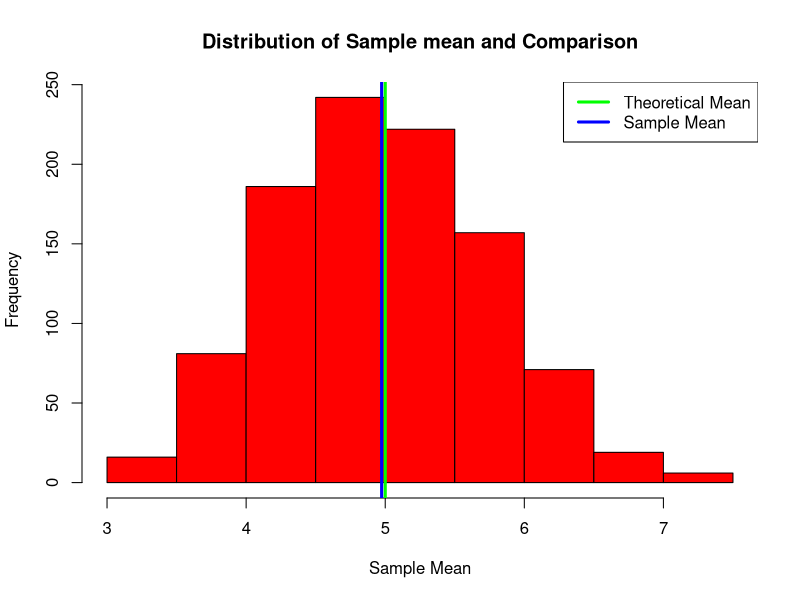
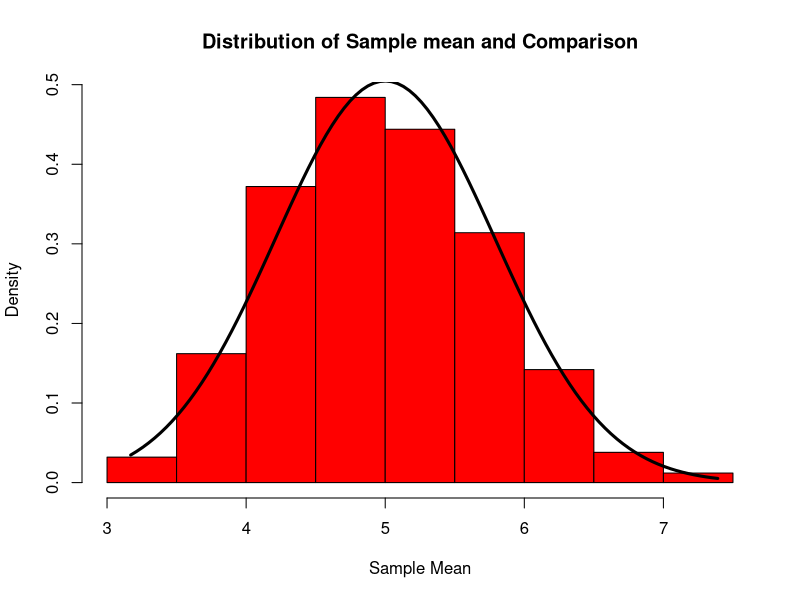
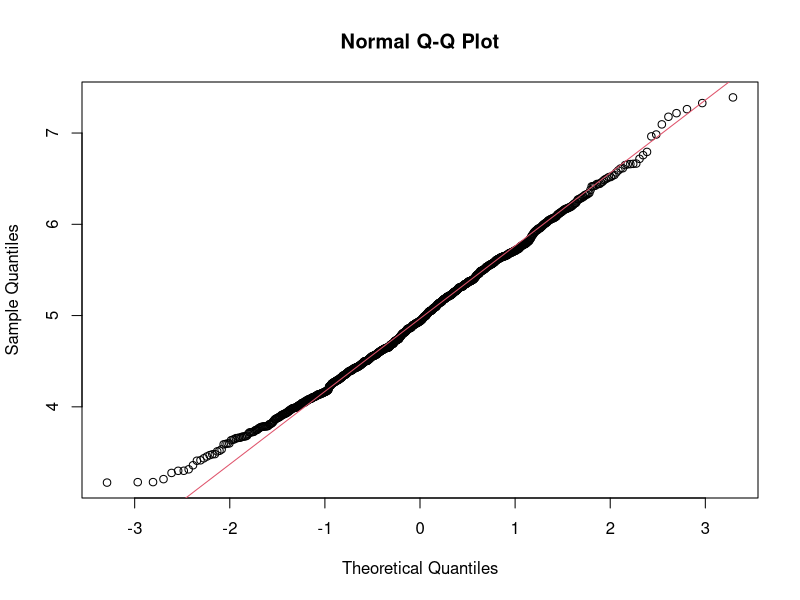

Reproduce these figures in R, in order.
## ---- chunk 1
knitr::opts_chunk$set(echo = TRUE)
## ---- chunk 2
library("ggplot2")
## ---- chunk 3
set.seed(1234)
#Sample size
n<-40
simulations<-1000
lambda<-0.2

## ---- chunk 4

mns<-NULL
for (i in 1 : simulations){ mns <- c(mns, mean(rexp(n,lambda)))} 

## ---- chunk 5
#Theoretical Mean
m1<-1/lambda
print(paste("Theoretical Mean: ",round(m1,2)))
#Sample Sample Mean
m2<-mean(mns[])
print(paste("Sample Mean: ",round(m2,2)))

## ---- chunk 6
hist(mns,xlab = "Sample Mean", main="Distribution of Sample mean and Comparison",col="red")
abline(v=m1,col="green",lwd=3)
abline(v=m2,col="blue",lwd=3)
legend("topright", legend = c("Theoretical Mean", "Sample Mean"), col = c("green", "blue"), lwd = 3)
## ---- chunk 7
# Sample
Sample_sd<-sd(mns)
print(paste("Sample Standard Deviation: ",round(Sample_sd,3)))
# Theoretical 
Theo_sd<-m1/sqrt(n)
print(paste("Theoretical Standard Deviation: ", round(Theo_sd,3)))
## ---- chunk 8
# Sample
Sample_var<-Sample_sd^2
print(paste("Sample Variance: ",round(Sample_var,3)))
# Theoretical
Theo_var<-Theo_sd^2
print(paste("Theoretical Variance: ",round(Theo_var,3)))
## ---- chunk 9
hist(mns,prob=T,xlab = "Sample Mean", main="Distribution of Sample mean and Comparison",col="red")
xfit=seq(min(mns),max(mns),length=100)
yfit=dnorm(xfit,mean=m1,sd=Theo_sd)
lines(xfit, yfit,lwd=3,col="black")
## ---- chunk 10
qqnorm(mns)
qqline(mns, col = 2)
